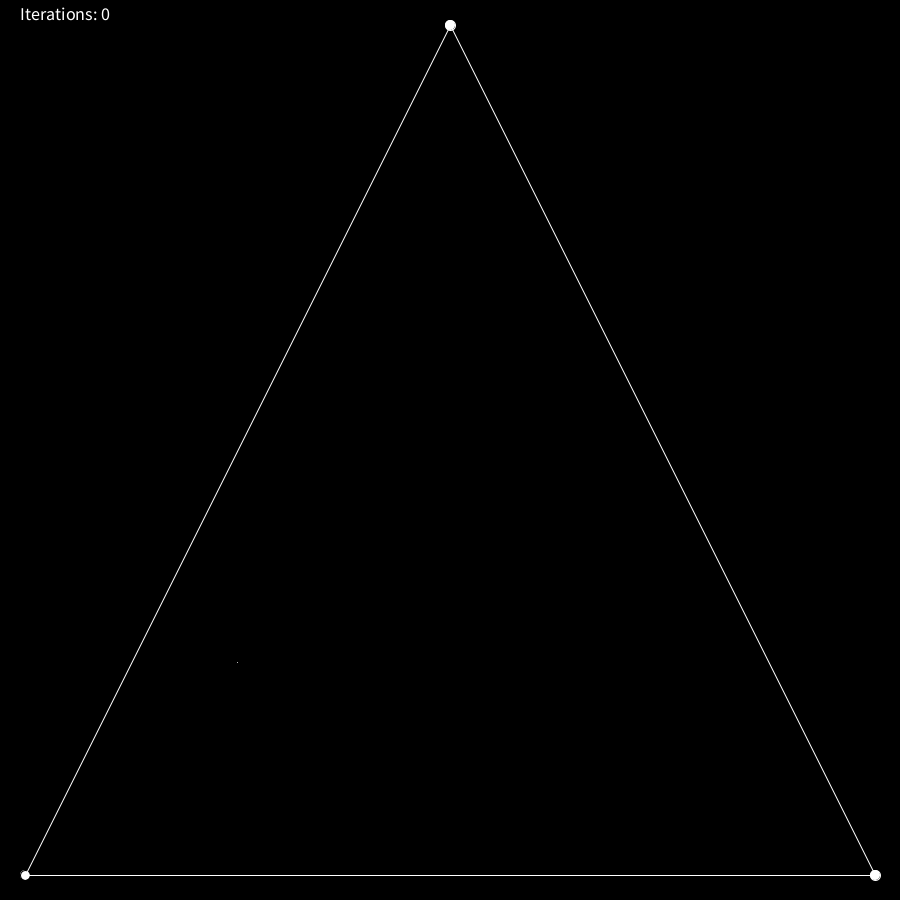
Frame 1 (no input)
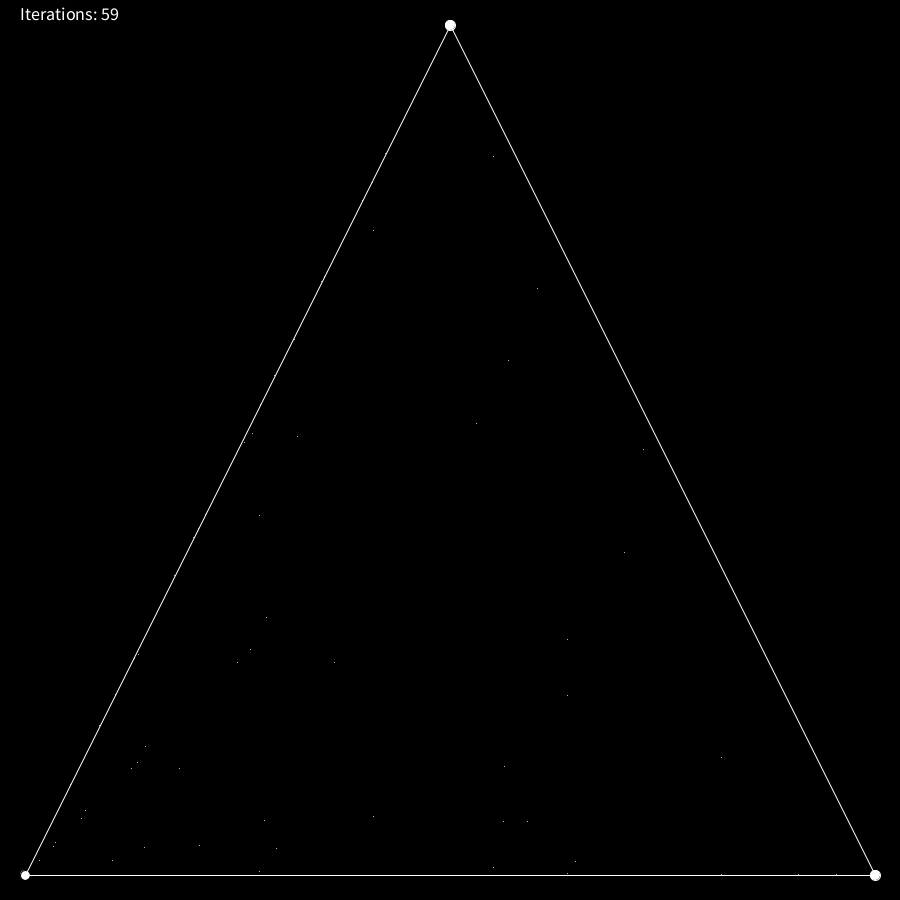
Frame 60 (the mouse pressed at the canvas centre just before this capture)
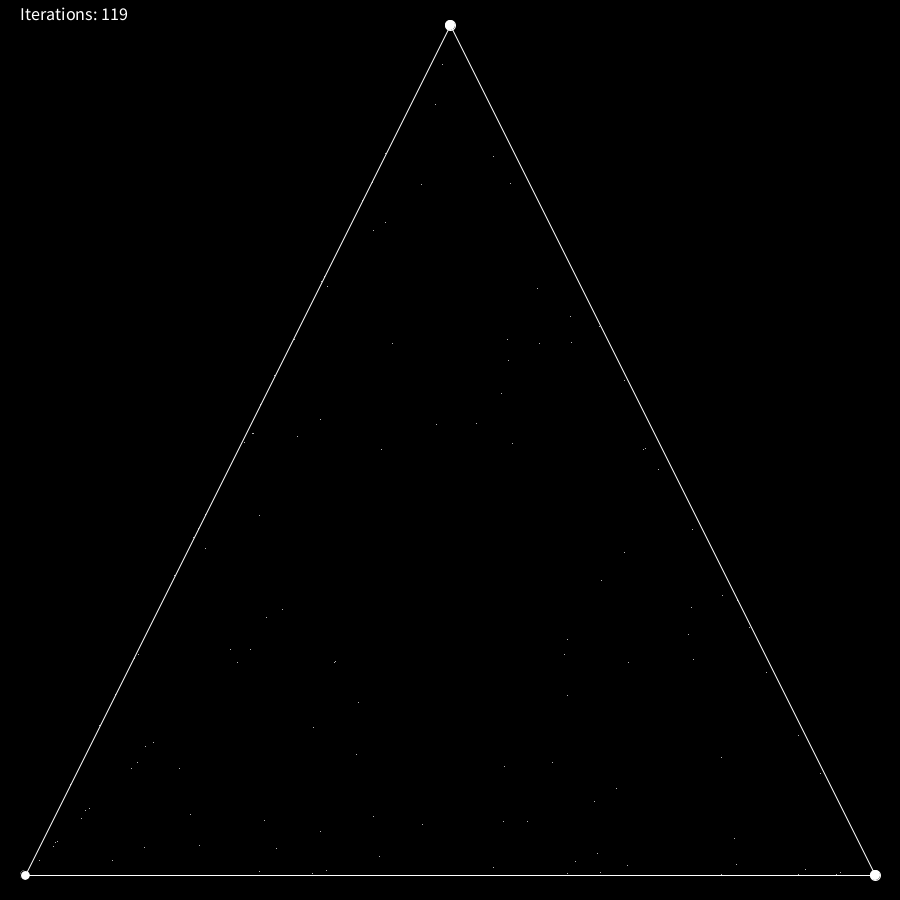
Frame 120 (the mouse held since frame 60 and released just before this capture)

The Processing sketch that drew these frames (run headless with seeded random() and noise(); from frame 60 on, the mouse is pressed at the canvas centre):

// Processing sketch: Chaos_Game
// ── Chaos_Game.pde
import java.util.Random;

// Processing has a class for this, but why not?
class Vector2 {
  public float x;
  public float y;
  
  public Vector2(float x, float y) {
    this.x = x;
    this.y = y;
  }
}

// Define constants for screen width, height, and offsets from the edge.
final int SCREEN_WIDTH = 900;
final int SCREEN_HEIGHT = 900;
final int OFFSET = 25;

// Define the vectors that represent the verticies.
final Vector2 leftBottomVertex = new Vector2(OFFSET, SCREEN_HEIGHT - OFFSET);
final Vector2 rightBottomVertex = new Vector2(SCREEN_WIDTH - OFFSET, SCREEN_HEIGHT - OFFSET);
final Vector2 topCenterVertex = new Vector2(SCREEN_WIDTH / 2, OFFSET);

// For programatically generating the triangle and generating random points.
final Vector2[] verticies = {leftBottomVertex, rightBottomVertex, topCenterVertex};

// We'll need to keep a reference to this (no pun intended considering this a reference-type) for the purposes of the midpoint formula.
Vector2 currentPoint;

long iterations = 0;

void settings() {
  size(SCREEN_WIDTH, SCREEN_HEIGHT);
  
  // Starting in the center, although we don't need to.
  currentPoint = new Vector2(SCREEN_WIDTH / 2, SCREEN_HEIGHT / 2);
}

// Processing has a class for this too, but, alas, I'm reinventing the wheel. I could probably also use beginShape, endShape, and vertex.
void drawTriangle() {
  for (int i = 0; i < verticies.length; i++) {
    ellipse(verticies[i].x, verticies[i].y, 10, 10);
    
    stroke(255, 255, 255);
    line(verticies[i].x, verticies[i].y, verticies[(i + 1) == verticies.length ? 0 : i + 1].x, verticies[(i + 1) == verticies.length ? 0 : i + 1].y);
  }
}

Vector2 generateRandomPoint() {
  // Generate a random index from which to determine a vertex.
  Random rand = new Random();
  int index = rand.nextInt(3); // inclusive, exclusive [0, 3)
  
  // Determine the target index.
  Vector2 targetVertex = verticies[index];
  
  // Create a new point halfway between the current point and the new one.
  return new Vector2((targetVertex.x + currentPoint.x) / 2, (targetVertex.y + currentPoint.y) / 2);
}

void drawStats() {
  textSize(18);
  
  // Painting a black background over the old text.
  noStroke();
  fill(0, 0, 0);
  rect(0, 0, 300, 50); // It might be better to make an array of rects for optimization purposes.
  
  // Write the statistics.
  fill(255, 255, 255);
  text("Iterations: " + iterations, OFFSET - 5, OFFSET - 5);
  
  // Reset the stroke for the drawing of the points.
  stroke(255, 255, 255);

}

void setup() {
  background(0, 0, 0);
  
  drawTriangle();
}

void draw() {
  // Disolay the current iteration.
  drawStats();
  
  // Generate the new point.
  Vector2 newPoint = generateRandomPoint();
  
  // Draw the new point.
  point(newPoint.x, newPoint.y);
  
  // Set the current point to be this new one.
  currentPoint = newPoint;
  
  iterations++;
}
